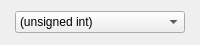
<?xml version="1.0" encoding="UTF-8"?>
<ui version="4.0">
 <class>glitch_object_conversion_arduino</class>
 <widget class="QWidget" name="glitch_object_conversion_arduino">
  <property name="geometry">
   <rect>
    <x>0</x>
    <y>0</y>
    <width>200</width>
    <height>45</height>
   </rect>
  </property>
  <property name="windowTitle">
   <string>Form</string>
  </property>
  <layout class="QHBoxLayout" name="horizontalLayout">
   <property name="spacing">
    <number>5</number>
   </property>
   <property name="leftMargin">
    <number>15</number>
   </property>
   <property name="topMargin">
    <number>5</number>
   </property>
   <property name="rightMargin">
    <number>15</number>
   </property>
   <property name="bottomMargin">
    <number>5</number>
   </property>
   <item>
    <widget class="QComboBox" name="conversion">
     <property name="styleSheet">
      <string notr="true">QComboBox { combobox-popup: 0; }</string>
     </property>
     <property name="currentText">
      <string notr="true">(unsigned int)</string>
     </property>
     <property name="sizeAdjustPolicy">
      <enum>QComboBox::AdjustToContents</enum>
     </property>
     <item>
      <property name="text">
       <string notr="true">(unsigned int)</string>
      </property>
     </item>
     <item>
      <property name="text">
       <string notr="true">(unsigned long)</string>
      </property>
     </item>
     <item>
      <property name="text">
       <string notr="true">byte()</string>
      </property>
     </item>
     <item>
      <property name="text">
       <string notr="true">char()</string>
      </property>
     </item>
     <item>
      <property name="text">
       <string notr="true">float()</string>
      </property>
     </item>
     <item>
      <property name="text">
       <string notr="true">int()</string>
      </property>
     </item>
     <item>
      <property name="text">
       <string notr="true">long()</string>
      </property>
     </item>
     <item>
      <property name="text">
       <string notr="true">word()</string>
      </property>
     </item>
    </widget>
   </item>
  </layout>
 </widget>
 <tabstops>
  <tabstop>conversion</tabstop>
 </tabstops>
 <resources>
  <include location="../../Icons/icons.qrc"/>
 </resources>
 <connections/>
</ui>
